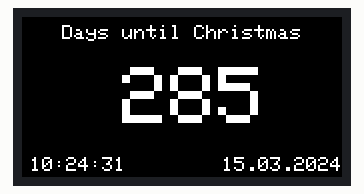
A sketch run on a simulated ESP32. Shown: 160×80 colour display. WiFi joins after 1.5 s; servers stay silent unless stated; the local clock reads 2024-03-15 10:24:30 at power-on unless the sketch sets it.

Above: at 1.87 s.
At 6.1 s:
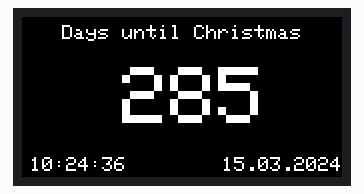
At 11.1 s:
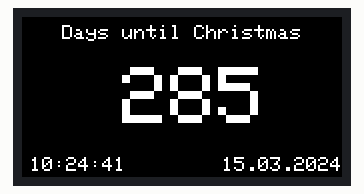
At 20.1 s:
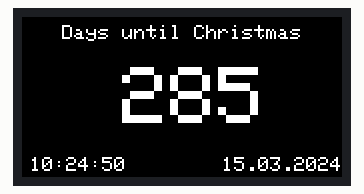
At 31.1 s:
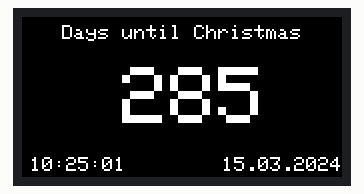
At 39.1 s:
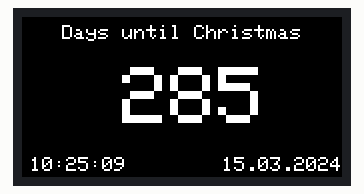

The sketch:

M5Stick_christmas_countdown.ino
```cpp
#include "M5StickC.h" // include the M5StickC library
#include "WiFi.h" // include the WiFi library for NTP
#include <time.h> // include time.h for struct tm

const char* ssid = "your-wifi-SSID"; // replace with your WiFi SSID
const char* password = "your-wifi-password"; // replace with your WiFi password

#define TIMEZONE  1 // GMT+1, set your own time zone

RTC_TimeTypeDef RTC_TimeStruct;
RTC_DateTypeDef RTC_DateStruct;

int prevDay = 0;
float t;
time_t christmasTime;

void setup() {
  M5.begin(); // initialize the M5StickC
  M5.Axp.ScreenBreath(8);
  M5.Lcd.setRotation(1);
  M5.Lcd.fillScreen(BLACK);
  M5.Lcd.setCursor(0,4);
  // connect to WiFi
  WiFi.begin(ssid, password);
  M5.Lcd.println("Connecting to WiFi..");
  while (WiFi.status() != WL_CONNECTED) {
  delay(500);
  }
  M5.Lcd.println("WiFi connected");

  // set the time using NTP
  configTime(TIMEZONE * 3600L, 0, "ntp.nict.jp", "time.google.com", "ntp.jst.mfeed.ad.jp"); // set the NTP servers
  time_t now;
  struct tm timeInfo;
  M5.Lcd.fillScreen(BLACK);
  M5.Lcd.setCursor(0,4);
  M5.Lcd.println("Retrieving time from NTP server..");
  while (!getLocalTime(&timeInfo)) { // wait until the time is retrieved
    delay(500);
  }
  RTC_TimeTypeDef TimeStruct;
  TimeStruct.Hours   = timeInfo.tm_hour;
  TimeStruct.Minutes = timeInfo.tm_min;
  TimeStruct.Seconds = timeInfo.tm_sec;
  M5.Rtc.SetTime(&TimeStruct);

  RTC_DateTypeDef DateStruct;
  DateStruct.WeekDay = timeInfo.tm_wday;
  DateStruct.Month = timeInfo.tm_mon + 1;
  DateStruct.Date = timeInfo.tm_mday;
  DateStruct.Year = timeInfo.tm_year + 1900;
  M5.Rtc.SetData(&DateStruct);

  M5.Rtc.GetTime(&RTC_TimeStruct);
  t = RTC_TimeStruct.Seconds;

  M5.Lcd.fillScreen(BLACK);
  M5.Lcd.setCursor(20,4);
  M5.Lcd.printf("Days until Christmas\n");
}

void loop() {
  // get the current date and time from the RTC
  M5.Rtc.GetTime(&RTC_TimeStruct);
  M5.Rtc.GetData(&RTC_DateStruct);

  tm christmas = {};
  if (RTC_DateStruct.Month-1==11 && RTC_DateStruct.Date>25){
    christmas.tm_year = RTC_DateStruct.Year+1;
  }
  else{
    christmas.tm_year = RTC_DateStruct.Year;
  }
  christmas.tm_mon = 11; // Month is 0-based
  christmas.tm_mday = 25;
  time_t christmasTime = mktime(&christmas);

  tm current= {};
  current.tm_year = RTC_DateStruct.Year;
  current.tm_mon = RTC_DateStruct.Month-1; // Month is 0-based
  current.tm_mday = RTC_DateStruct.Date;

  time_t currentTime = mktime(&current);
  double secondsUntilChristmas = difftime(christmasTime, currentTime);

  // Calculate the number of days until Christmas
  int daysUntilChristmas = secondsUntilChristmas / 86400;

  // display the number of days until Christmas on the M5StickC screen

  if (prevDay!=daysUntilChristmas){ //update everything when the daysUntilChristmas has changed
    M5.Lcd.fillScreen(BLACK);
    M5.Lcd.setCursor(20,4);
    M5.Lcd.printf("Days until Christmas\n");
    M5.Lcd.setCursor(50,25);
    M5.Lcd.setTextSize(4);
    M5.Lcd.printf("%d\n", daysUntilChristmas);
    M5.Lcd.setTextSize(1);
    M5.Lcd.setCursor(4, 70);
    M5.Lcd.printf("%02d:%02d:%02d\n",RTC_TimeStruct.Hours, RTC_TimeStruct.Minutes, RTC_TimeStruct.Seconds);
    M5.Lcd.setCursor(100, 70);
    M5.Lcd.printf("%02d.%02d.%04d\n",RTC_DateStruct.Date, RTC_DateStruct.Month, RTC_DateStruct.Year);
    prevDay = daysUntilChristmas;
  }
  if (t!=RTC_TimeStruct.Seconds){ //update time when seconds have changed, prevents flickering
    M5.Lcd.fillRect(0, 70, 90, 10, BLACK);
    M5.Lcd.setCursor(4,70);
    M5.Lcd.printf("%02d:%02d:%02d\n",RTC_TimeStruct.Hours, RTC_TimeStruct.Minutes, RTC_TimeStruct.Seconds);
    t = RTC_TimeStruct.Seconds;
  }
}
```

Measured:
- what the display in image 1 shows lasts 1.0 s, from 6.0 s to 7.0 s
